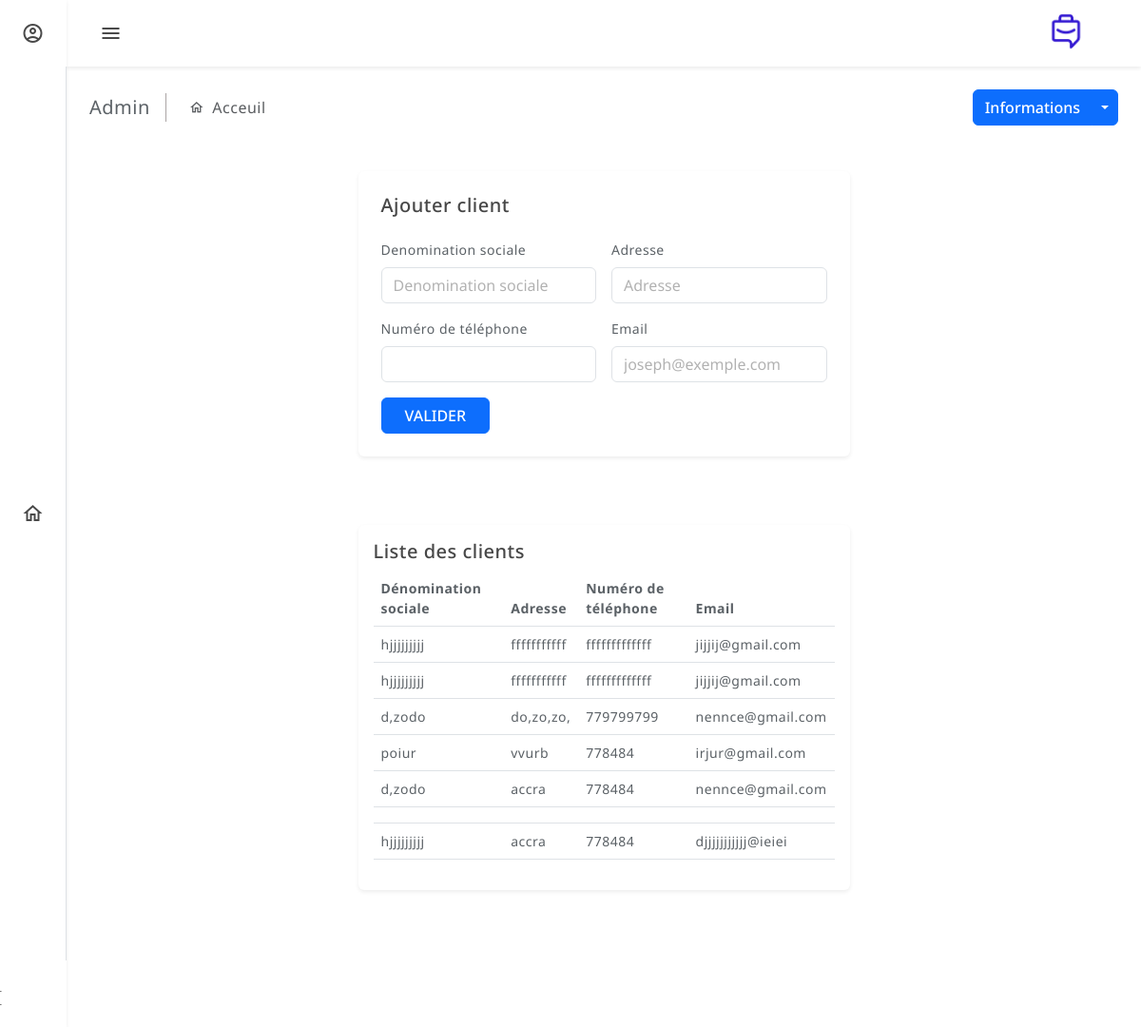
The page /backend/gct08/ on the database its author committed.
### backend/models.py (models this page shows, shortened)
class GCT08(models.Model):
    denomination_sociale = models.CharField(max_length=100)
    adresse = models.CharField(max_length=200)
    telephone = models.CharField(max_length=15)
    email = models.EmailField()

### backend/views.py (the view)
# urls.py: path('gct08/', views.gct08_list, name='gct08_list'),
def gct08_list(request):
    gct08_items = GCT08.objects.all()
    return render(request, 'client.html', {'gct08_items': gct08_items})

### templates/client.html (shortened to what this page needs)
<!doctype html>
<html lang="en" data-bs-theme="light">
<head>
  {% load static %}
  <link href="{% static 'assets/plugins/perfect-scrollbar/css/perfect-scrollbar.css' %}" rel="stylesheet">
  <link rel="stylesheet" type="text/css" href="{% static 'assets/plugins/metismenu/metisMenu.min.css' %}">
  <link rel="stylesheet" type="text/css" href="{% static 'assets/plugins/metismenu/mm-vertical.css' %}">
  <link href="{% static 'assets/css/bootstrap.min.css' %}" rel="stylesheet">
  <link href="{% static 'assets/css/bootstrap-extended.css' %}" rel="stylesheet">
  <link href="{% static 'sass/main.css' %}" rel="stylesheet">
  <link href="{% static 'sass/dark-theme.css' %}" rel="stylesheet">
  <link href="{% static 'sass/semi-dark.css' %}" rel="stylesheet">
  <link href="{% static 'sass/bordered-theme.css' %}" rel="stylesheet">
  <link href="{% static 'sass/responsive.css' %}" rel="stylesheet">
</head>
<body>
  <header class="top-header">
    <nav class="navbar navbar-expand align-items-center justify-content-between gap-3">
      <div class="btn-toggle">
        <a href="#offcanvasPrimaryMenu" data-bs-toggle="offcanvas"><i  class="material-icons-outlined" >menu</i></a>
      </div>
        <div class="container-fluid">
          <a class="navbar-brand ms-auto me-2" href="#">
            <img src="{% static 'assets/images/logo.png' %}" class="mb-4 rounded-circle" width="30" height="30" alt="">
          </a>
        </div>
    </nav>
  </header>
    <aside class="mini-sidebar d-flex align-items-center flex-column justify-content-between">
      <div class="user">
        <a href="#offcanvasUserDetails" data-bs-toggle="offcanvas" class="user-icon">
          <i class="material-icons-outlined">account_circle</i>
        </a>
      </div>
      <div class="quick-menu">
        <nav class="nav flex-column gap-1">
          <a class="nav-link" href="index.html"><i class="material-icons-outlined">home</i></a>
        </nav>
      </div>
      <div class="mini-footer dark-mode">
        <a href="javascript:;" class="footer-icon dark-mode-icon">
          <i class="material-icons-outlined">Indi</i>
        </a>
      </div>
    </aside>
  <main class="main-wrapper">
    <div class="main-content">
 <div class="page-breadcrumb d-none d-sm-flex align-items-center mb-3">
  <div class="breadcrumb-title pe-3">Admin</div>
  <div class="ps-3">
    <nav aria-label="breadcrumb">
      <ol class="breadcrumb mb-0 p-0">
        <li class="breadcrumb-item active" aria-current="page">Acceuil</li>
      </ol>
    </nav>
  </div>
  <div class="ms-auto">
    <div class="btn-group">
      <button type="button" class="btn btn-primary">Informations</button>
      <button type="button" class="btn btn-primary split-bg-primary dropdown-toggle dropdown-toggle-split" data-bs-toggle="dropdown">	<span class="visually-hidden">Toggle Dropdown</span>
      </button>
    </div>
  </div>
</div>
      <div class="container my-5">
    <div class="row justify-content-center">
        <div class="col-lg-6">
            <div class="card">
                <div class="card-body p-4">
                    <h5 class="mb-4">Ajouter client</h5>
                    <form method="post" action="{% url 'gct08_create' %}" class="row g-3">
                      <div class="col-md-6">
                          <label for="denomination_sociale" class="form-label">Denomination sociale</label>
                          <input type="text" class="form-control" id="denomination_sociale" name="denomination_sociale" placeholder="Denomination sociale">
                      </div>
                      <div class="col-md-6">
                          <label for="adresse" class="form-label">Adresse</label>
                          <input type="text" class="form-control" id="adresse" name="adresse" placeholder="Adresse">
                      </div>
                      <div class="col-md-6">
                          <label for="telephone" class="form-label">Numéro de téléphone</label>
                          <input type="tel" class="form-control" id="telephone" name="telephone">
                      </div>
                      <div class="col-md-6">
                          <label for="email" class="form-label">Email</label>
                          <input type="email" class="form-control" id="email" name="email" placeholder="joseph@exemple.com">
                      </div>
                      <div class="col-12">
                          <div class="d-grid gap-2 d-md-flex justify-content-md-start">
                              <button type="submit" class="btn btn-primary px-4">VALIDER</button>
                          </div>
                      </div>
                  </form>
                </div>
            </div>
        </div>
    </div>
</div>
<div class="container my-100">
  <div class="row justify-content-center">
      <div class="col-lg-6">
          <div class="card">
              <div class="card-body">
                  <h5 class="card-title">Liste des clients</h5>
                  <table class="table">
                      <thead>
                          <tr>
                              <th scope="col">Dénomination sociale</th>
                              <th scope="col">Adresse</th>
                              <th scope="col">Numéro de téléphone</th>
                              <th scope="col">Email</th>
                          </tr>
                      </thead>
                      <tbody id="record-list">
                          {% for item in gct08_items %}
                          <tr>
                              <td>{{ item.denomination_sociale }}</td>
                              <td>{{ item.adresse }}</td>
                              <td>{{ item.telephone }}</td>
                              <td>{{ item.email }}</td>
                          </tr>
                          {% endfor %}
                      </tbody>
                  </table>
              </div>
          </div>
      </div>
  </div>
</div>
  <div class="row mt-4">
      <div class="col-lg-6">
      </div>
      <div class="col-lg-6">
      </div>
  </div>
</div>
  </main>
         <div class="row">
          <div class="col-12 col-lg-12">
					  </div>
         </div>
</body>
</html>

### static/sass/main.css (style rules this page uses)
body { font-size: 14px; font-family: "Noto Sans", sans-serif; letter-spacing: 0.5px; background-color: d9e4ef3; }
a { text-decoration: none; }
input::placeholder { color: #000 !important; opacity: 0.3 !important; }
.top-header .navbar { background-color: #ffffff; height: 70px; position: fixed; left: 70px; right: 0; top: 0; padding: 0 1.5rem; z-index: 10; box-shadow: 0 0.125rem 0.25rem rgba(0, 0, 0, 0.08); }
.top-header .btn-toggle a { display: flex; align-items: center; justify-content: center; color: #494949; width: 45px; height: 45px; border-radius: 50%; transition: all 0.3s; }
.mini-sidebar { position: fixed; left: 0; top: 0; bottom: 0; width: 70px; height: 100%; background-color: rgb(255, 255, 255); border-right: 1px solid #dee2e6; z-index: 12; transition: 0.3s all; box-shadow: 0 0.125rem 0.25rem rgba(0, 0, 0, 0.08); }
.mini-sidebar .user { display: flex; align-items: center; justify-content: center; flex-shrink: 0; width: 70px; height: 70px; z-index: 2; cursor: pointer; background-color: #fff; }
.mini-sidebar .user .user-icon { display: flex; align-items: center; justify-content: center; color: #494949; width: 45px; height: 45px; border-radius: 50%; transition: all 0.3s; }
.mini-sidebar .quick-menu .nav-link { display: flex; align-items: center; justify-content: center; color: #494949; width: 45px; height: 45px; border-radius: 50%; transition: all 0.3s; }
.mini-sidebar .mini-footer { display: flex; align-items: center; justify-content: center; flex-shrink: 0; width: 70px; height: 70px; z-index: 2; cursor: pointer; background-color: #fff; }
.mini-sidebar .mini-footer .footer-icon { display: flex; align-items: center; justify-content: center; color: #494949; width: 45px; height: 45px; border-radius: 50%; transition: all 0.3s; }
.main-wrapper { margin-top: 70px; margin-left: 70px; }
.main-wrapper .main-content { padding: 1.5rem; }
.main-wrapper .main-content .breadcrumb-title { font-size: 20px; border-right: 1.5px solid #aaa4a4; }
.main-wrapper .main-content .page-breadcrumb .breadcrumb li.breadcrumb-item { font-size: 16px; }
.main-wrapper .main-content .page-breadcrumb .breadcrumb-item + .breadcrumb-item::before { display: inline-block; padding-right: 0.5rem; font-family: "Material Icons Outlined"; content: "\e88a"; }

### templates/client.html (style rules this page uses)
.navbar-brand img { margin-top: 20px; width: 70px; height: 70px; object-fit: cover; }

### rows shown on the page
GCT08: denomination_sociale "hjjjjjjjjj", adresse "fffffffffff", telephone "fffffffffffff", email "jijjij@gmail.com"
GCT08: denomination_sociale "hjjjjjjjjj", adresse "fffffffffff", telephone "fffffffffffff", email "jijjij@gmail.com"
GCT08: denomination_sociale "d,zodo", adresse "do,zo,zo,", telephone "779799799", email "nennce@gmail.com"
GCT08: denomination_sociale "poiur", adresse "vvurb", telephone "778484", email "irjur@gmail.com"
GCT08: denomination_sociale "d,zodo", adresse "accra", telephone "778484", email "nennce@gmail.com"
GCT08: denomination_sociale "hjjjjjjjjj", adresse "accra", telephone "778484", email "djjjjjjjjjjj@ieiei"
